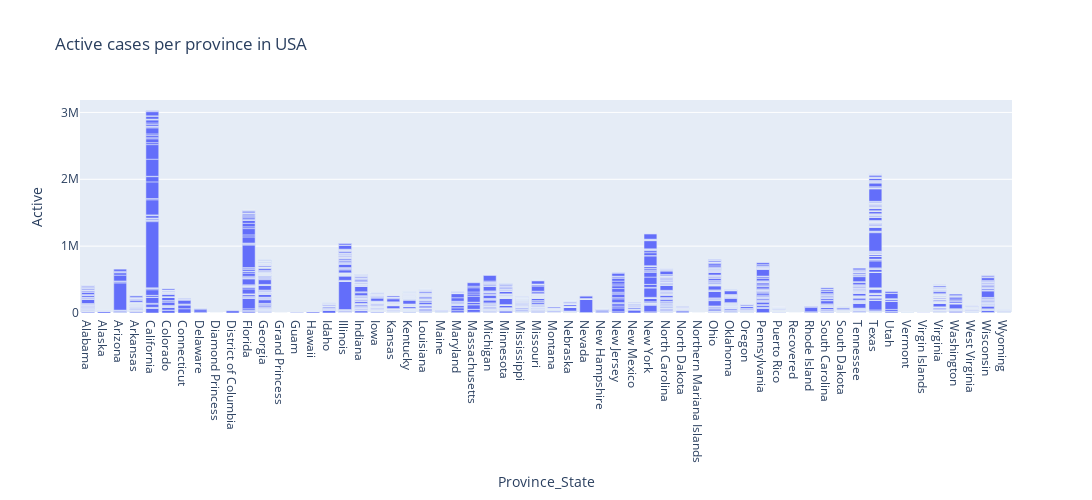

The notebook cell this image was saved under:
### Markdown cell above
### Plot Province/State Wise Active Cases in USA

### Code cell
Usa_active_fig = px.bar(Usa_df,x="Province_State", y='Active', title="Active cases per province in USA", width=1200.0,height=500.0)
Usa_active_fig.show()

### Figure 1 — Plotly figure (JSON) as saved in the notebook; plotly's stock layout.template omitted (floating-point values rounded to 4 significant figures; data arrays with more than 128 entries replaced by an {"elided": "..."} marker saying what was removed)
{"data": [{"alignmentgroup": "True", "hovertemplate": "Province_State=%{x}<br>Active=%{y}<extra></extra>", "legendgroup": "", "marker": {"color": "#636efa", "pattern": {"shape": ""}}, "name": "", "offsetgroup": "", "orientation": "v", "showlegend": false, "textposition": "auto", "type": "bar", "x": {"elided": "3277 str values"}, "xaxis": "x", "y": {"elided": "3277 int values"}, "yaxis": "y"}], "layout": {"barmode": "relative", "height": 500, "legend": {"tracegroupgap": 0}, "title": {"text": "Active cases per province in USA"}, "width": 1200, "xaxis": {"anchor": "y", "domain": [0, 1], "title": {"text": "Province_State"}}, "yaxis": {"anchor": "x", "domain": [0, 1], "title": {"text": "Active"}}}}
